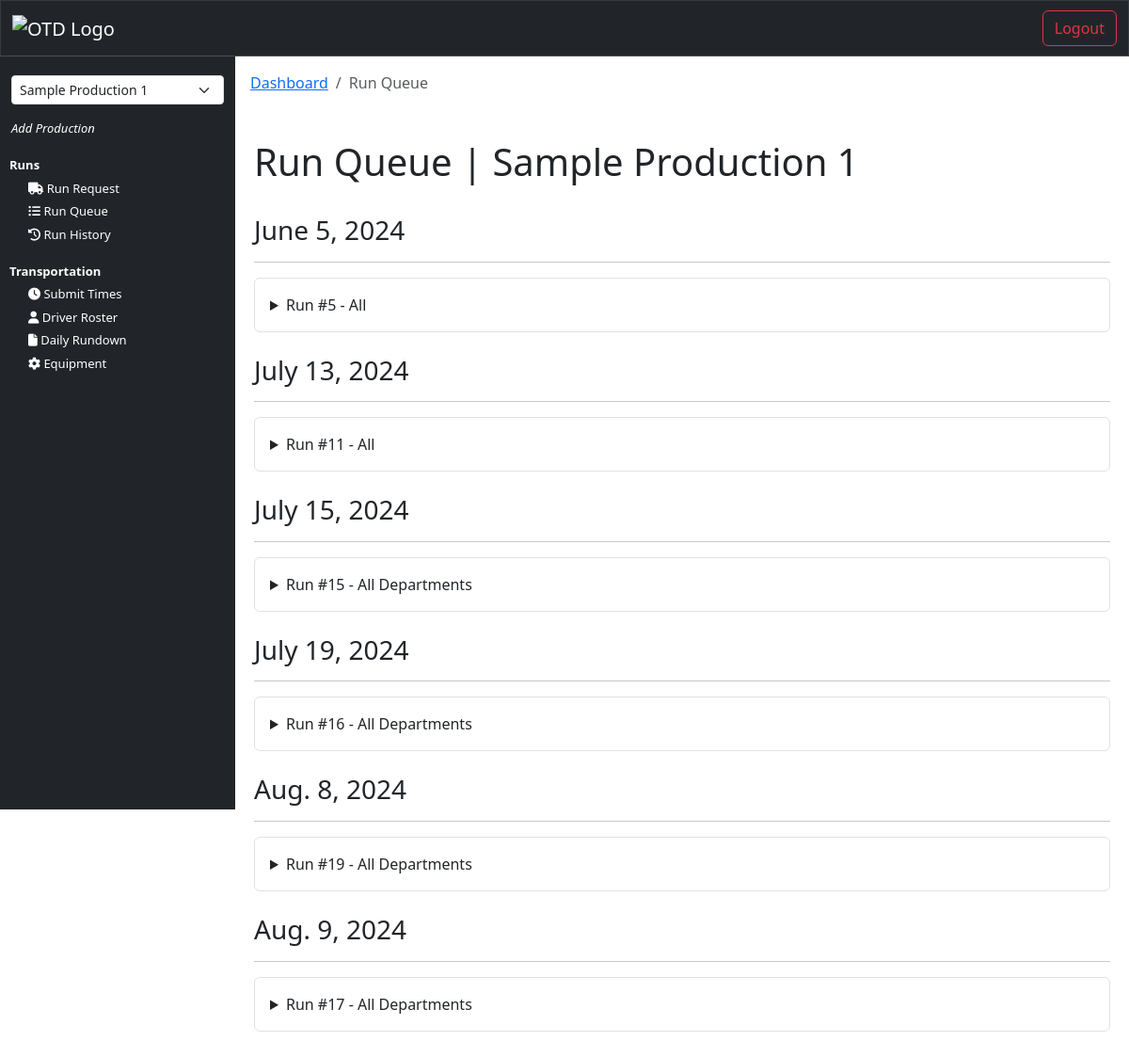
/run_queue (signed in), run on the app's committed database.
### transportation/models.py (models this page shows, shortened)
class RunRequest(models.Model):
    production_title = models.CharField(max_length=150, null=True)
    create_date = models.DateField(auto_now_add=True)
    requester_name = models.CharField(max_length=100)
    requester_phone = models.CharField(max_length=15)
    requester_email = models.CharField(max_length=255)
    requester_department = models.CharField(max_length=100)
    run_date = models.DateField()
    ready_time = models.TimeField(null=True, blank=True)
    need_by_this_time = models.TimeField(null=True, blank=True)
    run_type = models.CharField(null=True, max_length=50)
    pickup_name = models.CharField(max_length=100)
    pickup_phone = models.CharField(max_length=15, null=True, blank=True)
    pickup_address_1 = models.CharField(max_length=100)
    pickup_address_2 = models.CharField(max_length=100, null=True, blank=True)
    pickup_city = models.CharField(max_length=100)
    pickup_state = models.CharField(max_length=2)
    pickup_zip = models.CharField(max_length=10)
    run_details = models.TextField(max_length=500)
    stop_2_name = models.CharField(max_length=100, blank=True)
    stop_2_phone = models.CharField(max_length=15, blank=True)
    stop_2_address_1 = models.CharField(max_length=100, blank=True)
    stop_2_address_2 = models.CharField(max_length=100, null=True, blank=True)
    stop_2_city = models.CharField(max_length=100, blank=True)
    stop_2_state = models.CharField(max_length=2, blank=True)
    stop_2_zip = models.CharField(max_length=10, blank=True)
    run_details_2 = models.TextField(max_length=500, null=True, blank=True)
    stop_3_name = models.CharField(max_length=100, blank=True)
    stop_3_phone = models.CharField(max_length=15, blank=True)
    stop_3_address_1 = models.CharField(max_length=100, blank=True)
    stop_3_address_2 = models.CharField(max_length=100, null=True, blank=True)
    stop_3_city = models.CharField(max_length=100, blank=True)
    stop_3_state = models.CharField(max_length=2, blank=True)
    stop_3_zip = models.CharField(max_length=10, blank=True)
    run_details_3 = models.TextField(max_length=500, null=True, blank=True)
    stop_4_name = models.CharField(max_length=100, blank=True)
    stop_4_phone = models.CharField(max_length=15, blank=True)
    stop_4_address_1 = models.CharField(max_length=100, blank=True)
    stop_4_address_2 = models.CharField(max_length=100, null=True, blank=True)
    stop_4_city = models.CharField(max_length=100, blank=True)
    stop_4_state = models.CharField(max_length=2, blank=True)
    stop_4_zip = models.CharField(max_length=10, blank=True)
    run_details_4 = models.TextField(max_length=500, null=True, blank=True)
    stop_5_name = models.CharField(max_length=100, blank=True)
    stop_5_phone = models.CharField(max_length=15, blank=True)
    stop_5_address_1 = models.CharField(max_length=100, blank=True)
    stop_5_address_2 = models.CharField(max_length=100, null=True, blank=True)
    stop_5_city = models.CharField(max_length=100, blank=True)
    stop_5_state = models.CharField(max_length=2, blank=True)
    stop_5_zip = models.CharField(max_length=10, blank=True)
    run_details_5 = models.TextField(max_length=500, null=True, blank=True)
    stop_6_name = models.CharField(max_length=100, blank=True)
    stop_6_phone = models.CharField(max_length=15, blank=True)
    stop_6_address_1 = models.CharField(max_length=100, blank=True)
    stop_6_address_2 = models.CharField(max_length=100, null=True, blank=True)
    stop_6_city = models.CharField(max_length=100, blank=True)
    stop_6_state = models.CharField(max_length=2, blank=True)
    stop_6_zip = models.CharField(max_length=10, blank=True)
    run_details_6 = models.TextField(max_length=500, null=True, blank=True)
    dropoff_name = models.CharField(max_length=100, blank=True)
    dropoff_phone = models.CharField(max_length=15, blank=True)
    dropoff_address_1 = models.CharField(max_length=100, blank=True)
    dropoff_address_2 = models.CharField(max_length=100, null=True, blank=True)
    dropoff_city = models.CharField(max_length=100, blank=True)
    dropoff_state = models.CharField(max_length=2, blank=True)
    dropoff_zip = models.CharField(max_length=10, blank=True)
    dropoff_details = models.TextField(max_length=500, null=True, blank=True)
    purchase_order = models.CharField(max_length=20, null=True, blank=True)
    vendor_invoice  = models.CharField(max_length=20, null=True, blank=True)
    run_status = models.CharField(max_length=20, null=True, blank=True)
    truck_size = models.CharField(max_length=50, null=True, blank=True)
    assigned_driver = models.ManyToManyField('Driver', blank=True)
    transportation_notes = models.TextField(max_length=2000, null=True, blank=True)
    driver_notes = models.TextField(max_length=2000, null=True, blank=True)

### interface/views.py (the view)
# urls.py: path('run_queue', views.run_queue, name="run_queue"),
@login_required(login_url='login')
def run_queue(request):
    runs = RunRequest.objects.exclude(run_status__in=["Completed","Cancelled"]).order_by('run_date', 'need_by_this_time')
    user = get_object_or_404(NewUser, id=request.user.id)
    user_productions = user.productions.filter(is_active=True)
    production_title_in_session = request.session.get('production_title')
    if production_title_in_session:
        runs = runs.filter(production_title=production_title_in_session)
    user_department = request.session.get('department')
    if user_department not in ['Admin', 'Production', 'Transportation']:
        runs = runs.filter(requester_department=user_department)
    context = {
        'runs': runs,
        'user_productions': user_productions,
    }
    return render(request, 'interface/run_queue.html', context=context)

### interface/templates/interface/run_queue.html (shortened to what this page needs)
{% extends 'interface/layout.html' %}
{% load crispy_forms_tags %}
{% block content %}
    <nav class="p-2" aria-label="breadcrumb">
        <ol class="breadcrumb">
            <li class="breadcrumb-item"><a href="{% url 'dashboard' %}">Dashboard</a></li>
            <li class="breadcrumb-item active" aria-current="page">Run Queue</li>
        </ol>
    </nav>
    <main>
        <br>
        <div class="container">
            <h1>Run Queue | {{ request.session.production_title }}</h1>
        </div>
        <div class="container">
            <br>
            {% regroup runs by run_date as date_groups %}
            {% for date_group in date_groups %}
                <div class="date-group mb-4">
                    <h3 class="date-label">{{ date_group.grouper }}</h3>
                    <hr>
                    {% for run in date_group.list %}
                        <details class="border p-3 rounded mb-3">
                            <summary class="font-weight-bold">Run #{{ run.id }} - {{ run.requester_department }}</summary>
                        </details>
                    {% endfor %}
                </div>
            {% endfor %}
        </div>
        <br>
    </main>
{% endblock %}

### static/css/style.css (style rules this page uses)
body { padding: 0; margin: 0; background-color: white; }
main { margin: 0; padding: 0; }

### data on the page
RunRequest: grouper "June 5, 2024", id "5", requester_department "All"
RunRequest: grouper "July 13, 2024", id "11", requester_department "All"
RunRequest: grouper "July 15, 2024", id "15", requester_department "All Departments"
RunRequest: grouper "July 19, 2024", id "16", requester_department "All Departments"
RunRequest: grouper "Aug. 8, 2024", id "19", requester_department "All Departments"
RunRequest: grouper "Aug. 9, 2024", id "17", requester_department "All Departments"

### other printed values
{{ request.session.production_title }} "Sample Production 1"
form field production_title "Sample Production 1"
